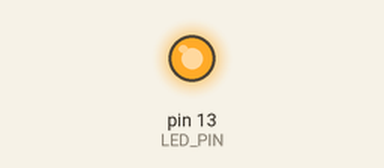
This sketch was run on a simulated Arduino Uno, built with avr-gcc and run on an emulated ATmega328P. On the bench: output pins drawn as LEDs (lit = HIGH).

Above: at 0.05 s.
At 3.4 s:
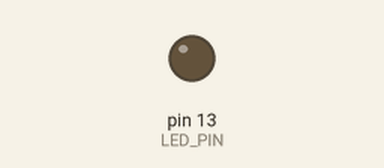
Timing chart, 0 to 7.8 s (numbered marks = the images above):
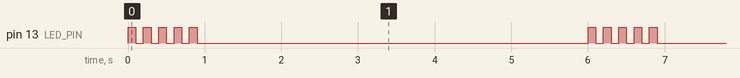

The sketch:

ex01-led-blink.ino
```cpp
#include <Arduino.h>

#define LED_PIN LED_BUILTIN

void setup() {
    pinMode(LED_PIN, OUTPUT);
}

void loop() {
    for (int i = 0; i < 5; i++) {
        digitalWrite(LED_PIN, HIGH);
        delay(100);
        digitalWrite(LED_PIN, LOW);
        delay(100);
    }

    delay(5000);
}
```

Measured:
- by itself, pin 13 (LED_PIN): repeats every 6.0 s: 4 × (LOW 0.10 s, HIGH 0.10 s), LOW 5.1 s, HIGH 0.10 s
- by itself, everything shown: repeats every 6.0 s, in 10 steps
